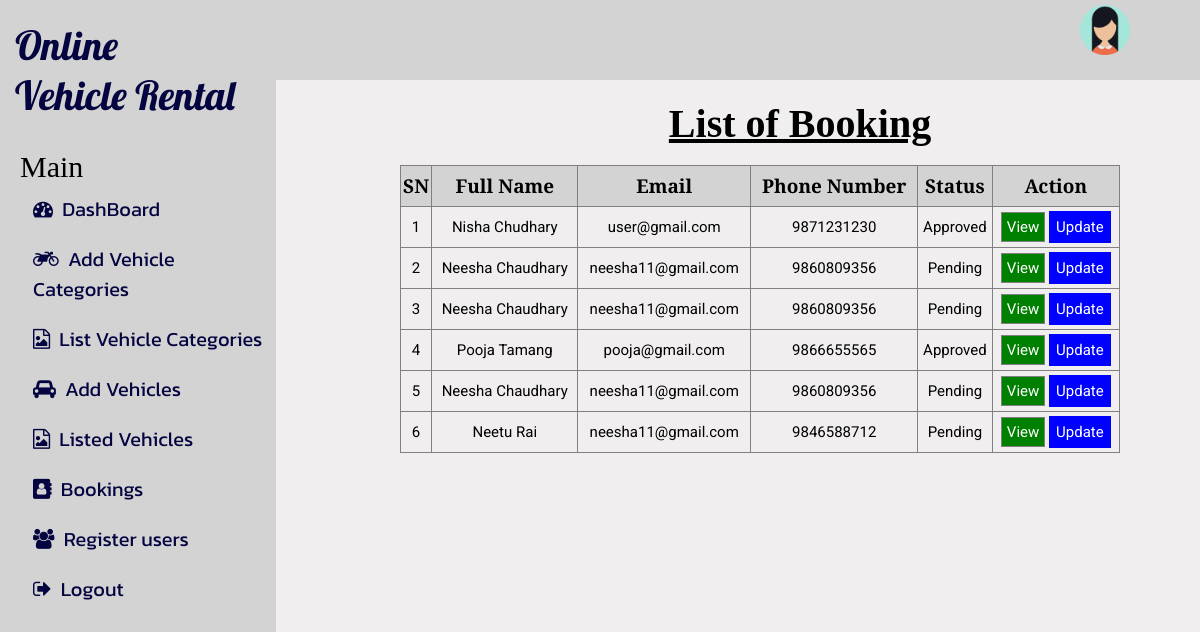
The page /admin/list_booking.php on the database its author committed.
### tables this page shows
CREATE TABLE `booking` (
  `b_id` int(11) NOT NULL,
  `Full_Name` varchar(30) NOT NULL,
  `Email` varchar(50) NOT NULL,
  `Phone_Number` bigint(20) DEFAULT NULL,
  `Address` varchar(30) NOT NULL,
  `Rent_Days` int(11) NOT NULL,
  `Vehicle_Category` varchar(20) NOT NULL,
  `Booking_Date` date NOT NULL,
  `End_Date` date NOT NULL,
  `Driving_License` varchar(100) DEFAULT NULL,
  `Message` varchar(500) NOT NULL,
  `status` tinyint(1) DEFAULT 0,
  `vehicle_id` int(11) DEFAULT NULL,
  `c_id` int(11) NOT NULL
);

### admin/list_booking.php (the view, shortened to what this page needs)
<?php
try{
	$connection = mysqli_connect('localhost','root','','online_vehicle_rental');
	$sql = "SELECT * FROM booking WHERE status IN (0, 1,2,3)";
	$res = mysqli_query($connection,$sql);
	$data = [];
	if ($res->num_rows > 0) {
		while ($r = mysqli_fetch_assoc($res)) {
			array_push($data, $r);
		}
	}
}catch(Exception $e){
	die('Connection Error: ' . $e->getMessage());
}
 ?>
<!DOCTYPE html>
<html>
<head>
	<link rel="stylesheet" href="https://cdnjs.cloudflare.com/ajax/libs/font-awesome/4.7.0/css/font-awesome.min.css">
	<link rel="stylesheet" type="text/css" href="dashboard.css">
</head>
<body>
	<?php
	include_once('maindashboard.php'); ?>
	<div class="list">
		<h1 class="h1list">List of Booking</h1>
		<table class="tablestyle">
			<tr>
				<th>SN</th>
				<th>Full Name</th>
				<th>Email</th>
				<th>Phone Number</th>
				<th>Status</th>
				<th>Action</th>
			</tr>
			<?php foreach ($data as $booked) { ?>
				<tr>
					<td><?php echo $booked['b_id'] ?></td>
					<td><?php echo $booked['Full_Name'] ?></td>
					<td><?php echo $booked['Email'] ?></td>
					<td><?php echo $booked['Phone_Number'] ?></td>
					<td><?php
                            switch ($booked['status']) {
                                case 0:
                                    echo 'Pending';
                                    break;
                                case 1:
                                    echo 'Approved';
                                    break;
                            }
                            ?>
                        </td>
                    <td class="actioncol">
                        <a href="view_booking.php?b_id=<?php echo $booked['b_id'] ?>" class="view">View</a>
                        <a href="update_Booking.php?b_id=<?php echo $booked['b_id'] ?>" class="edit">Update</a>
                    </td>
                </tr>
			<?php } ?>
		</table>
	</div>
</body>
</html>

### admin/dashboard.css (style rules this page uses)
* { margin: 0; padding: 0; }
body { width: 100%; background: #F0EEEE; }
::placeholder { color: white; padding-left: 20px; }
::placeholder { font-size: 15px; padding-left: 10px; color: gray; }
.list { margin-left: 400px; padding-top: 100px; }
.h1list { font-size: 40px; text-decoration: underline; margin-bottom: 18px; text-align: center; }
.tablestyle, .tablestyle1 { border:1px solid black; width: 90%; border-collapse:collapse; }
.tablestyle1 tr,th,td { border:1px solid black; height: 40px; }
.tablestyle tr,th,td { border:1px solid black; height: 40px; }
.tablestyle th { font-size: 19px; font-family: PT Serif; background:lightgray; }
.tablestyle td , .tablestyle1 td { font-size: 15px; font-family: Roboto; text-align: center; }
.actioncol a { border: none; padding: 5px; text-decoration:none; color:white; }
.actioncol a.view { background:green; width: 20%; }
.actioncol a.edit { background:blue; width: 20%; border: 2px blue; padding: 7px; }
::placeholder { font-size: 15px; padding-left: 10px; }
::placeholder { font-size: 15px; }
.tablestyle-user tr,th,td { border:1px solid gray; text-align:center; font-family: Roboto; }
.actioncol a { border:1px solid gray; padding:5px; text-decoration:none; color:white; }

### rows shown on the page
booking: b_id "1", Full_Name "Nisha Chudhary", Email "user@gmail.com", Phone_Number "9871231230", status "Approved"
booking: b_id "2", Full_Name "Neesha Chaudhary", Email "neesha11@gmail.com", Phone_Number "9860809356", status "Pending"
booking: b_id "3", Full_Name "Neesha Chaudhary", Email "neesha11@gmail.com", Phone_Number "9860809356", status "Pending"
booking: b_id "4", Full_Name "Pooja Tamang", Email "pooja@gmail.com", Phone_Number "9866655565", status "Approved"
booking: b_id "5", Full_Name "Neesha Chaudhary", Email "neesha11@gmail.com", Phone_Number "9860809356", status "Pending"
booking: b_id "6", Full_Name "Neetu Rai", Email "neesha11@gmail.com", Phone_Number "9846588712", status "Pending"
